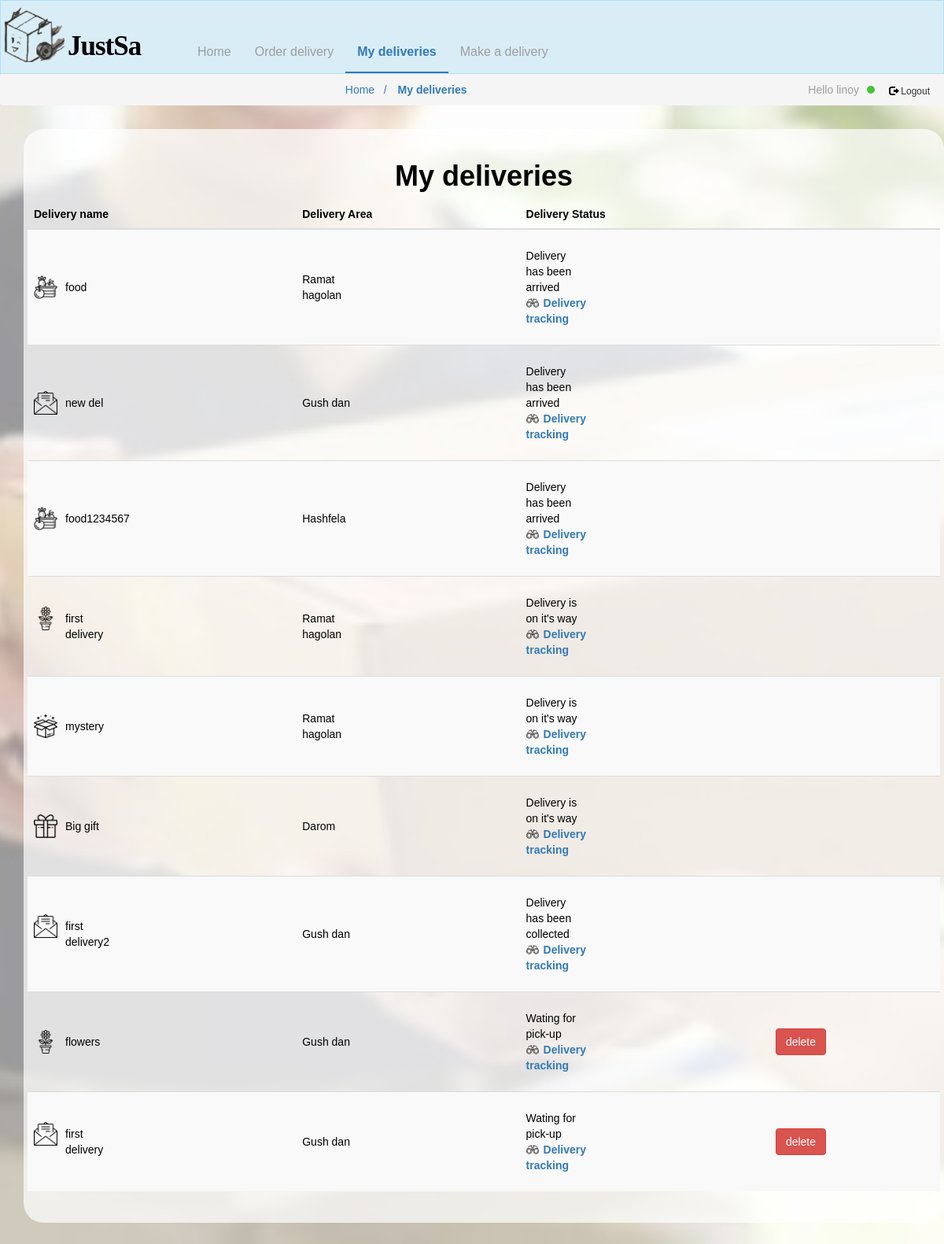
/myDeliveries/ (signed in), run on the app's committed database.
### deliveries/models.py (models this page shows)
class deliveries(models.Model):
    GUSH_DAN = 'GD'
    RAMAT_HAGOLAN = 'RH'
    HASHFELA = 'HS'
    DAROM = 'DR'
    GALIL = 'GL'
    AREA_CHOISES = [
        (GUSH_DAN, 'Gush Dan'),
        (RAMAT_HAGOLAN, 'Ramat Hagolan'),
        (HASHFELA, 'Hashfela'),
        (DAROM, 'Darom'),
        (GALIL, 'Galil'),
    ]
    area = models.CharField(
        max_length=2,
        choices=AREA_CHOISES,
        default=GUSH_DAN,
    )
    MAIL='MA'
    FOOD= 'FO'
    FLOWERS='FL'
    GIFT='GF'
    MYSTERYBOX='MB'
    TYPE_CHOICES = [
        (MAIL,'Mail'),
        (FOOD,'Food'),
        (FLOWERS,'Flowers'),
        (GIFT,'Gift'),
        (MYSTERYBOX,'Mystery Box')
    ]
    delType = models.CharField(
        max_length=11,
        choices=TYPE_CHOICES,
        default=MAIL
    )
    class Status(models.IntegerChoices):
        i_will_take_it=0
        im_on_my_way = 1
        delivery_has_arrieved = 2
        finish_delivery=3
    status = models.IntegerField(choices=Status.choices, default=0)
    class Size(models.IntegerChoices):
        S=0
        M = 1
        L = 2
    size = models.IntegerField(choices=Size.choices, default=0)
    sender = models.ForeignKey(User,on_delete=models.CASCADE)
    deliveryman = models.ForeignKey( User,blank=True, null=True,on_delete=models.SET_NULL,related_name='+')
    description = models.CharField(max_length=256,blank=True,null=True)
    title = models.CharField(max_length=80)

### deliveries/views.py (the view)
# urls.py: path('myDeliveries/',views.myDeliveries,name="myDeliveries"),
@login_required
def myDeliveries(request):
    mydels = deliveries.objects.filter(sender = request.user).order_by('-status')
    return render(request,'mydeliveries.html',{'deliveries':mydels})

### deliveries/templates/mydeliveries.html (shortened to what this page needs)
<!DOCTYPE html>
<html lang="en">
<head>
  <link rel="stylesheet" href="https://maxcdn.bootstrapcdn.com/bootstrap/3.4.1/css/bootstrap.min.css">
  <link rel="stylesheet" href="https://maxcdn.bootstrapcdn.com/font-awesome/4.7.0/css/font-awesome.min.css">
  <link rel="stylesheet" href="https://use.fontawesome.com/releases/v5.8.2/css/all.css"
>
  {% load static %}
  <link rel="stylesheet"  href="{% static 'style.css' %}">
</head>
<body>
  <nav class="navbar navbar-inverse">
    <div class="container-fluid">
      <div class="navbar-header">
        <a class="navbar-brand" id="logo" href="/"><span>JustSa</span></a>
      </div>
      <div class="collapse navbar-collapse" id="myNavbar">
        <ul class="nav navbar-nav">
          <li><a href="/">Home</a></li>
          <li><a href="/order/">Order delivery</a></li>
          <li class="select"><a href="/myDeliveries/">My deliveries</a></li>
          <li><a href="/makeDelivery/">Make a delivery</a></li>
        </ul>
      </div>
    </div>
  </nav>
  <ul class="breadcrumb text-center">
    <li><a href="/">Home &nbsp;&nbsp;/</a></li>
    <li class="active"><a href="/myDeliveries/">My deliveries</a></li>
    {% if user.is_authenticated %}
    <li class="logout"><form action="{% url 'logoutuser' %}" method="POST">
      <button type="submit" class="btn btn-default btn-sm"><span class="glyphicon glyphicon-log-out"></span> Logout</button>
    </form> </li>
    <li class="login"> Hello {{user.username}}<div class="ellipse"></div>
    </li>
    {% endif %}
  </ul>
  <main>
    <div class="container text-center ">
      <div class="row content">
        <h1>My deliveries</h1>
        <table class="table table-striped">
          <thead>
            <tr>
              <th>Delivery name</th>
              <th>Delivery Area</th>
              <th>Delivery Status</th>
              <th></th>
            </tr>
          </thead>
          <tbody>
            {% for d in deliveries%}
            <tr id="{{d.id}}" class="{{d.delType}}">
              <td><span class="type"></span>
                <p>{{d.title}} </p>
              </td>
              <td>
                {%if d.area == "GD"%}<p>Gush dan</p>{% endif %}
                {%if d.area == "RH"%}<p>Ramat hagolan</p>{% endif %}
                {%if d.area == "HS"%}<p>Hashfela</p>{% endif %}
                {%if d.area == "DR"%}<p>Darom</p>{% endif %}
              </td>
              <td>
                <p>{% if d.status == 0 %}Wating for pick-up{% endif %}
                  {% if d.status == 1 %}Delivery has been collected{% endif %}
                  {% if d.status == 2 %}Delivery is on it's way{% endif %}
                  {% if d.status == 3 %}Delivery has been arrived{% endif %}
                  <br><a href="{{d.id}}" class="deliveryTrack"><span>Delivery
                      tracking</span></a></p>
              </td>
              <td>
                {% if  d.deliveryman is None %}
                <form action="{% url 'deleteDelivery' d.id %}" method="post">
                  <button type="sumbit" class="btn btn-danger">delete</button>
                </form>
                {% endif %}
              </td>
            </tr>
            {% endfor %}
          </tbody>
        </table>
      </div>
    </div>
  </main>
  {% load static %}
</body>
</html>

### deliveries/static/style.css (style rules this page uses)
* { color:black; list-style: none; font-family: 'Nunito', sans-serif; }
.navbar { margin-bottom: 0; border-radius: 0; background: #d9edf7; border: 1px solid rgba(0, 174, 255, 0.2); }
.navbar-nav { margin-top: 40px; font-size: 16px; }
body:after { content:""; position:fixed; left:0; top:0; right:0; bottom:0; z-index:-1; display:block; background:url(images/bs.jpg) no-repeat 50% 50%; background-size:cover; }
main { padding: 30px; }
#logo { background: url(images/logo.png); background-repeat: no-repeat; display: block; background-size: contain; height: 90px; width: 235px; }
#logo span { font-family: 'Pacifico', cursive; margin-left:70px; font-style: normal; font-weight: 600; font-size: 35px; line-height: 85px; height: 60px; letter-spacing: -1px; }
.breadcrumb { margin-bottom: 0; }
.logout { float: right; margin-bottom: 3px; }
.logout form { float: right; }
.logout .btn { padding: 3px; border: none; background-color: #f5f5f5;; }
.login { float: right; margin-right: 5px; color:#9D9D9D; }
.breadcrumb { padding:10px 15px; }
.breadcrumb>li+li:before { content: ""; }
.ellipse { width: 10px; height: 10px; background-color: #42C53F; display: inline-block; border-radius: 50%; margin-left: 10px; }
.container { padding: 20px; background: rgba(255, 255, 255, 0.7); border-radius: 25px; }
main h1,main h3,main a { font-weight: bold; }
main a { display: inline; }
.active { font-weight: bold; }
@media screen and (min-width: 769px) { .navbar-inverse .navbar-nav .select a { border-bottom: 2px solid #337AB7; } }
.deliveryTrack span { color:#337AB7; }
tbody { text-align: start; }
.type { margin-top: 10px; height: 40px; width: 30px; float: left; display: block; }
.deliveryTrack { background: url(../static/images/eye.png); background-repeat: no-repeat; background-size: contain; height: 35px; width: 35px; }
.deliveryTrack span { margin-left: 22px; }
td:first-child p { margin-left:40px; }
table p { margin-top: 15px ; margin-bottom: 15px; width: 70px; }
.table>tbody>tr>td { vertical-align: middle; }
.navbar-inverse .navbar-nav>.select>a { color: #337AB7; font-weight: bold; }

### data on the page
deliveries: title "food", area "Ramat hagolan", status "Delivery has been arrived"
deliveries: title "new del", area "Gush dan", status "Delivery has been arrived"
deliveries: title "food1234567", area "Hashfela", status "Delivery has been arrived"
deliveries: title "first delivery", area "Ramat hagolan", status "Delivery is on it's way"
deliveries: title "mystery", area "Ramat hagolan", status "Delivery is on it's way"
deliveries: title "Big gift", area "Darom", status "Delivery is on it's way"
deliveries: title "first delivery2", area "Gush dan", status "Delivery has been collected"
deliveries: title "flowers", area "Gush dan", status "Wating for pick-up"
deliveries: title "first delivery", area "Gush dan", status "Wating for pick-up"

### other printed values
{{ user.username }} "linoy"
